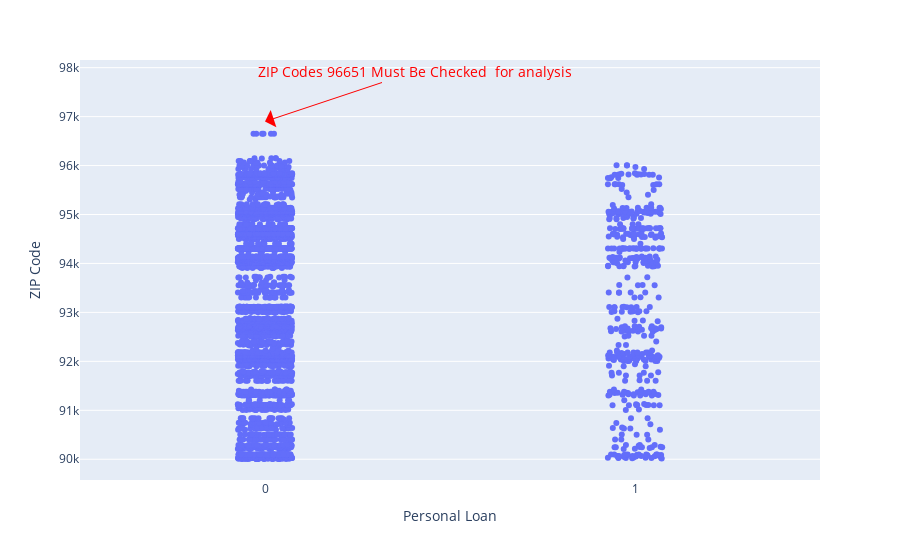

Notebook code for this chart:
### Markdown cell above
#### As shown above there are 7 features which are descrete
    - Family is a multinomial feature and it can be included 1 person at least and 4 persons at most : [1,2,3,4]
    - Education is another multinomial feature and it can be in 3 levels : [1,2,3]
    - the rest 4 features are binary features and are 0/1 means No/Yes

### Code cell
print('\n')
print('*'*120)

plt.figure(figsize=(12,1))
ax = sns.boxplot(x=df['ZIP Code'],color="lime", linewidth=.75)
plt.annotate('Noise',xy=(10500,0),xytext=(15000,0),arrowprops=dict(facecolor='red'))
ax.set_title('Distribution of ZIP Code')
plt.show()

fig = px.strip(df[df["ZIP Code"]>80000],
         x="Personal Loan",
         y="ZIP Code",
         stripmode='overlay')
fig.update_layout(annotations=[
        dict(
            x=0,
            y=96900,
            text="ZIP Codes 96651 Must Be Checked\n for analysis",
            textangle=0,
            ax=150,
            ay=-50,
            font=dict(
                color="red",
                size=14
            ),
            arrowcolor="red",
            arrowsize=3,
            arrowwidth=1,
            arrowhead=1)])
       
fig.show()

print('The number of categories in ZIP Code is : ',len(df['ZIP Code'].unique()))
print('There is a noise in zipcode feature, it is the smallest value of it :')
display(df['ZIP Code'].nsmallest(3).to_frame())
print('The range of ZIP Code without this noise is : (%d , %d)'%(df[df['ZIP Code']>80000]['ZIP Code'].min(),
                                           df[df['ZIP Code']>80000]['ZIP Code'].max()))

### Figure 1 — Plotly figure (JSON) as saved in the notebook; plotly's stock layout.template omitted (floating-point values rounded to 4 significant figures; data arrays with more than 128 entries replaced by an {"elided": "..."} marker saying what was removed)
{"data": [{"alignmentgroup": "True", "boxpoints": "all", "fillcolor": "rgba(255,255,255,0)", "hoveron": "points", "hovertemplate": "Personal Loan=%{x}<br>ZIP Code=%{y}<extra></extra>", "legendgroup": "", "line": {"color": "rgba(255,255,255,0)"}, "marker": {"color": "#636efa"}, "name": "", "offsetgroup": "", "orientation": "v", "pointpos": 0, "showlegend": false, "type": "box", "x": {"elided": "4999 int values"}, "x0": " ", "xaxis": "x", "y": {"elided": "4999 int values"}, "y0": " ", "yaxis": "y"}], "layout": {"annotations": [{"arrowcolor": "red", "arrowhead": 1, "arrowsize": 3, "arrowwidth": 1, "ax": 150, "ay": -50, "font": {"color": "red", "size": 14}, "text": "ZIP Codes 96651 Must Be Checked\n for analysis", "textangle": 0, "x": 0, "y": 96900}], "boxmode": "overlay", "legend": {"tracegroupgap": 0}, "margin": {"t": 60}, "xaxis": {"anchor": "y", "domain": [0, 1], "title": {"text": "Personal Loan"}}, "yaxis": {"anchor": "x", "domain": [0, 1], "title": {"text": "ZIP Code"}}}}
